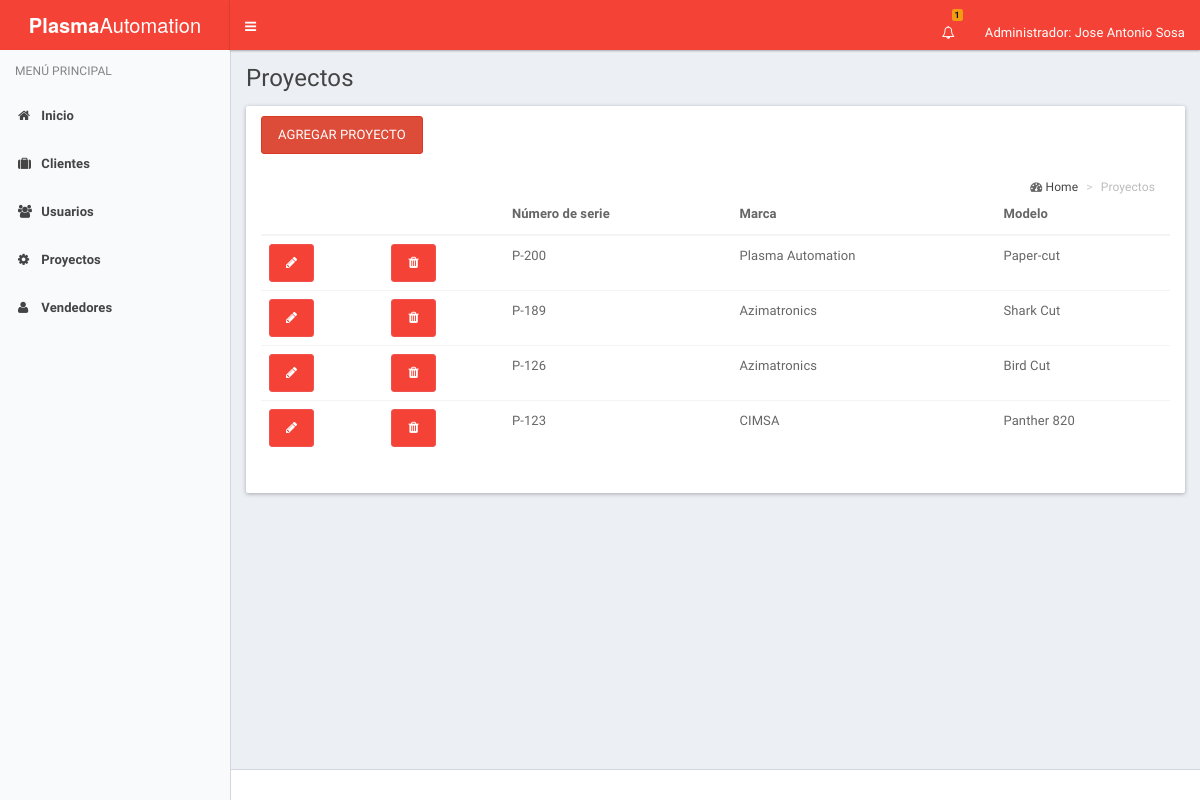
Page /index_proyecto.php (signed in) on the committed database.
### tables this page shows
CREATE TABLE IF NOT EXISTS `proyecto` (
  `id` int(11) NOT NULL,
  `no_serie` varchar(8) NOT NULL,
  `marca` varchar(20) NOT NULL,
  `modelo` varchar(30) NOT NULL
);

### index_proyecto.php (the view, shortened to what this page needs)
<!DOCTYPE html>
<html lang="es">
  <head>
    <link rel="stylesheet" href="assets/bootstrap/css/bootstrap.css">
    <link rel="stylesheet" href="assets/css/font-awesome.min.css">
    <link rel="stylesheet" href="assets/css/ionicons.min.css">
    <link rel="stylesheet" href="assets/dist/css/AdminLTE.css">
    <link rel="stylesheet" href="assets/dist/css/skins/_all-skins.css">
    <link rel="stylesheet" href="assets/plugins/select2/select2.min.css">
    <link href="assets/plugins/pnotify/css/pnotify.custom.min.css" rel="stylesheet">
  </head>
  <body class="hold-transition skin-blue-light sidebar-mini">
    <div class="wrapper">
      <?php
        include('header.php');
      ?>
      <?php
        include('menu.php');
      ?>
      <div class="content-wrapper" id="content">
        <section class="content-header">
          <h1>
            Proyectos
          </h1>
        </section>
        <section class="content">
      <div class="col-lg-12">
         <div class="row">
          <div class="panel">
            <div class="panel-heading">
            <button class="btn btn-danger" data-toggle="modal" data-target="#miventana">Agregar Proyecto</button>
              <section class="content-header">
                <ol class="breadcrumb">
                   <i class="fa fa-dashboard"></i>
                    <li><a href="">Home</a></li>
                    <li class="active">Proyectos
                   </li>
                </ol>
              </section>
            </div>
            <div class="panel-body">
              <table class="table">
                <thead>
                  <tr>
                    <th></th>
                    <th></th>
                    <th>Número de serie</th>
                    <th>Marca</th>
                    <th>Modelo</th>
                  </tr>
                </thead>
                <tbody>
                <?php
                  $host = 'localhost';
                  $user = 'root';
                  $password = '';
                  $conexion = @mysql_connect($host, $user, $password);
                  $sql = "SELECT * FROM proyecto ORDER BY no_serie DESC";
                  $resultado = mysql_query($sql, $conexion);
                  while ($proyecto = mysql_fetch_assoc($resultado)) {
                    echo "<tr>";
                    echo "<td><a href='proyecto.php?editar_proyecto_id=".$proyecto['id']."' class='btn btn-rounded btn-primary editar-proyecto'><i class='fa fa-pencil'></i></a></td>";
                    echo "<td><a href='proyecto.php?eliminar_proyecto_id=".$proyecto['id']."' class='btn btn-primary eliminar-proyecto'><i class='fa fa-trash eliminar-proyecto'></i></a></td>";
                    echo "<td>".$proyecto['no_serie']."</td>";
                    echo "<td>".$proyecto['marca']."</td>";
                    echo "<td>".$proyecto['modelo']."</td>";
                    echo "</tr>";
                  }
                ?>
                </tbody>
              </table>
            </div>
          </div>
        </div>
      </div>
    </section>
  </div>
      <footer class="main-footer">
      </footer>
    </div>
  </body>
</html>

### rows in the picture
proyecto: no_serie "P-200", marca "Plasma Automation", modelo "Paper-cut"
proyecto: no_serie "P-189", marca "Azimatronics", modelo "Shark Cut"
proyecto: no_serie "P-126", marca "Azimatronics", modelo "Bird Cut"
proyecto: no_serie "P-123", marca "CIMSA", modelo "Panther 820"

### other values in the picture
$contador['suma'] "1"
$_SESSION['usuario']['nombre'] "Jose Antonio Sosa"
